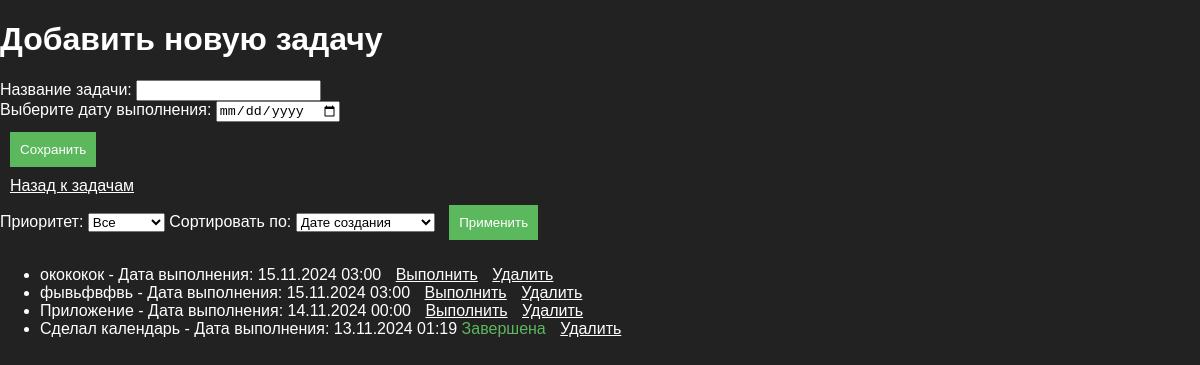
Screenshot of /add/ with the database file from the repository.
### task_manager/models.py (models this page shows, shortened)
class Task(models.Model):
    PRIORITY_CHOICES = (
        ('low', 'Низкий'),
        ('medium', 'Средний'),
        ('high', 'Высокий'),
    )
    title = models.CharField(max_length=200)
    description = models.TextField(blank=True, null=True)
    assigned_to = models.ForeignKey(User, related_name='assigned_tasks', on_delete=models.SET_NULL, null=True)
    created_at = models.DateTimeField(auto_now_add=True)
    completed = models.BooleanField(default=False)
    due_date = models.DateTimeField(null=True, blank=True)
    user = models.ForeignKey(settings.AUTH_USER_MODEL, on_delete=models.CASCADE, null=True, blank=True)
    priority = models.CharField(max_length=10, choices=PRIORITY_CHOICES, default='medium')
    category = models.CharField(max_length=100, blank=True, null=True)  # Категории
    parent_task = models.ForeignKey('self', null=True, blank=True, related_name='subtasks', on_delete=models.CASCADE)

### task_manager/views.py (the view)
# urls.py: path('add/', add_task, name='add_task'),
def add_task(request):
    if request.method == 'POST':
        form = TaskForm(request.POST)
        if form.is_valid():
            form.save()
            return redirect('home')
    else:
        form = TaskForm()
    tasks = Task.objects.filter(parent_task__isnull=True)
    return render(request, 'task_manager/add_task.html', {'form': form,  'tasks': tasks})

### task_manager/forms.py
class TaskForm(forms.ModelForm):
    class Meta:
        model = Task
        fields = ['title', 'description', 'assigned_to', 'due_date', 'priority', 'category', 'parent_task']
    def __init__(self, *args, **kwargs):
        super(TaskForm, self).__init__(*args, **kwargs)
        self.fields['assigned_to'].queryset = User.objects.all()

### task_manager/templates/task_manager/add_task.html (shortened to what this page needs)
<!DOCTYPE html>
<html lang="ru">
<head>
    {% load static %}
    <link rel="stylesheet" href="{% static 'task_manager/css/styles.css' %}">
    <link href="https://cdnjs.cloudflare.com/ajax/libs/fullcalendar/3.10.2/fullcalendar.min.css" rel="stylesheet" />
</head>
<body>
    <h1>Добавить новую задачу</h1>
    <form method="post">
        <div>
            <label for="title">Название задачи:</label>
            <input type="text" id="title" name="title" required>
        </div>
        <div>
            <label for="due_date">Выберите дату выполнения:</label>
            <input type="date" id="due_date" name="due_date" required>
        </div>
        <button type="submit">Сохранить</button>
    </form>
    <a href="{% url 'home' %}">Назад к задачам</a>
<form method="GET">
       <label for="priority">Приоритет:</label>
       <select name="priority" id="priority">
           <option value="">Все</option>
       </select>
       <label for="sort_by">Сортировать по:</label>
       <select name="sort_by" id="sort_by">
           <option value="created_at">Дате создания</option>
       </select>
       <button type="submit">Применить</button>
   </form>
   <ul>
       {% for task in tasks %}
       <li>
           {{ task.title }} - Дата выполнения: {{ task.due_date|date:"d.m.Y H:i" }}
           {% if task.completed %}
           <span class="completed">Завершена</span>
           {% else %}
           <a href="{% url 'complete_task' task.id %}"> Выполнить</a>
           {% endif %}
           <a href="{% url 'delete_task' task.id %}"> Удалить</a>
       </li>
       {% endfor %}
   </ul>
</body>
</html>

### task_manager/static/task_manager/css/styles.css (style rules this page uses)
body { font-family: Arial, sans-serif; background-color: #222; color: #ffffff; margin: 0; padding: 0; }
.completed { color: #5cb85c; }
button { padding: 10px; color: white; background-color: #5cb85c; border: none; cursor: pointer; }
a { margin-left: 10px; color: #ffffff; }
h1, h2 { color: #ffffff; }
button { margin: 10px; }

### rows the page displays
Task: title "окококок", due_date "15.11.2024 03:00", completed "Выполнить"
Task: title "фывьфвфвь", due_date "15.11.2024 03:00", completed "Выполнить"
Task: title "Приложение", due_date "14.11.2024 00:00", completed "Выполнить"
Task: title "Сделал календарь", due_date "13.11.2024 01:19", completed "Завершена"
